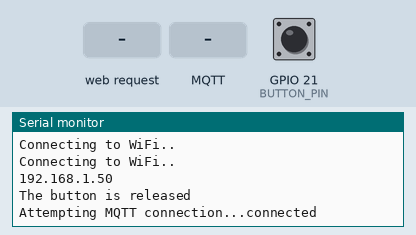
A sketch run on a simulated ESP32. On the bench: the last lines printed to the serial monitor. The inputs (shaded band) are chosen by the test bench; at power-on: GPIO 21 (BUTTON_PIN) HIGH. WiFi joins after 1.5 s; servers stay silent unless stated; random numbers use the default seed unless the sketch sets one; no MQTT or app messages arrive unless stated.

Above: at 3.2 s.
3.3 s: HTTP request GET /buttonPressed received
At 4.1 s:
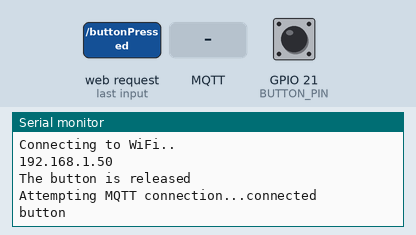
4.8 s: MQTT message "TEMPERATURE" arrives on the first subscribed topic
At 5.2 s:
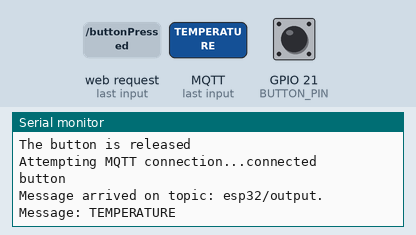
6.3 s: MQTT message "1" arrives on the first subscribed topic
At 7.5 s:
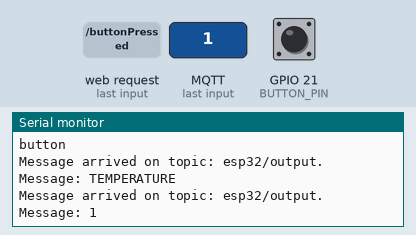
7.8 s: MQTT message "on" arrives on the first subscribed topic
At 8.7 s:
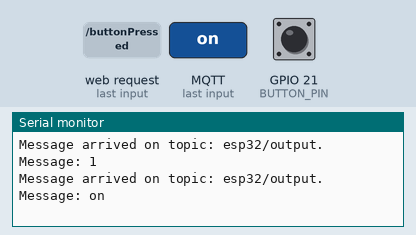
9.3 s: MQTT message "off" arrives on the first subscribed topic
At 9.8 s:
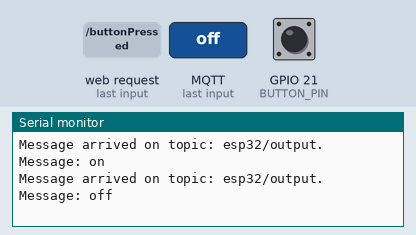

The sketch:

svari_2.ino
```cpp
#include "WiFi.h"
#include "ESPAsyncWebSrv.h"
#include <PubSubClient.h>
#include <PubSubClient.h>

#define BUTTON_PIN 21

const char* ssid = "MZVF";
const char* password = "S@!3g7kW";
const char* mqtt_server = "192.168.1.32";

WiFiClient espClient;
PubSubClient client(espClient);
long lastMsg = 0;
char msg[50];
int value = 0;

int lastState = LOW;
int currentState;
int randNumber;

AsyncWebServer server(80);

String svars() {
  float t = randNumber;
//  Serial.println(t);
  return String(t);
  }

String processor(const String& var){
  var == "TEMPERATURE";
  return String();
}

const char index_html[] PROGMEM = R"rawliteral(
<!DOCTYPE HTML><html>
<head>
  <meta name="viewport" content="width=device-width, initial-scale=1" charset="UTF-8">
  <style>
    html {
     font-family: Arial;
     display: inline-block;
     margin: 0px auto;
     text-align: center;
    }
    h2 { font-size: 3.0rem; }
    p { font-size: 3.0rem; }
    .units { font-size: 1.2rem; }
    .dht-labels{
      font-size: 1.5rem;
      vertical-align:middle;
      padding-bottom: 15px;
    }
 button {
        background-color: rgb(180, 219, 187);
        font-size: 40px;
        padding: 15px 32px;
        border-radius: 15px;
    }
  </style>
</head>

<body>
    <h2>makets Svari</h2>
    <p>

      <span class="dht-labels">Svars:</span>
      <span id="temperature">%TEMPERATURE%</span>
      <span class="dht-labels">grami</span>
    </p>

    <button id="myButton" onclick="fetch('/buttonPressed')">Reģistrēt</button>
  </body>

  <script>
    setInterval(function ( ) {
    var xhttp = new XMLHttpRequest();
    xhttp.onreadystatechange = function() {
        if (this.readyState == 4 && this.status == 200) {
        document.getElementById("temperature").innerHTML = this.responseText;
        }
    };
    xhttp.open("GET", "/temperature", true);
    xhttp.send();
    }, 1000 ) ;
  </script>

  <script>
    var button = document.getElementById("myButton");
    button.addEventListener("click", function() {
        alert("Svars reģstrēts!");
        client.publish("esp32/temperature", tempString);
        randNumber = 0;
    });

</script>

    </html>)rawliteral";

void callback(char* topic, byte* message, unsigned int length) {
  Serial.print("Message arrived on topic: ");
  Serial.print(topic);
  Serial.print(". Message: ");
  String messageTemp;

  for (int i = 0; i < length; i++) {
    Serial.print((char)message[i]);
    messageTemp += (char)message[i];
  }
  Serial.println();
}

void setup() {
  Serial.begin(9600);
  pinMode(BUTTON_PIN, INPUT_PULLUP); //simulators

  WiFi.begin(ssid, password);
  while (WiFi.status() != WL_CONNECTED) {
    delay(1000);
    Serial.println("Connecting to WiFi..");
}
 Serial.println(WiFi.localIP());

  client.setServer(mqtt_server, 1883); //mqtt clients
  client.setCallback(callback);


//web server
  server.on("/", HTTP_GET, [](AsyncWebServerRequest *request){
    request->send_P(200, "text/html", index_html, processor);
  });

  server.on("/temperature", HTTP_GET, [](AsyncWebServerRequest *request){
    request->send_P(200, "text/plain", svars().c_str());
  });

  server.on("/buttonPressed", HTTP_GET, [](AsyncWebServerRequest *request){
  Serial.println("button");
  request->send(200, "text/plain", "Button was pressed");
  client.publish("esp32/temperature", svars().c_str());
  randNumber = 0;
  });

  server.begin();
}

void reconnect() {
  // Loop until we're reconnected
  while (!client.connected()) {
    Serial.print("Attempting MQTT connection...");
    // Attempt to connect
    if (client.connect("ESP8266Client")) {
      Serial.println("connected");
      // Subscribe
      client.subscribe("esp32/output");
    } else {
      Serial.print("failed, rc=");
      Serial.print(client.state());
      Serial.println(" try again in 5 seconds");
      // Wait 5 seconds before retrying
      delay(5000);
    }
  }
}

void buttonPress() {
  currentState = digitalRead(BUTTON_PIN);

  if (lastState == HIGH && currentState == LOW)
    randNumber = random(10, 40);
  else if (lastState == LOW && currentState == HIGH)
    Serial.println("The button is released");
  lastState = currentState;
}

void loop() {
buttonPress();

if (!client.connected()) {
    reconnect();
  }
  client.loop();
}
```

Measured:
- after the input at 3.3 s, the serial monitor: prints a new line at once (image 1)
- after the input at 4.8 s, the serial monitor: prints a new line at once (image 2)
- after the input at 6.3 s, the serial monitor: prints a new line at once (image 3)
- after the input at 7.8 s, the serial monitor: prints a new line at once (image 4)
- after the input at 9.3 s, the serial monitor: prints a new line at once (image 5)
